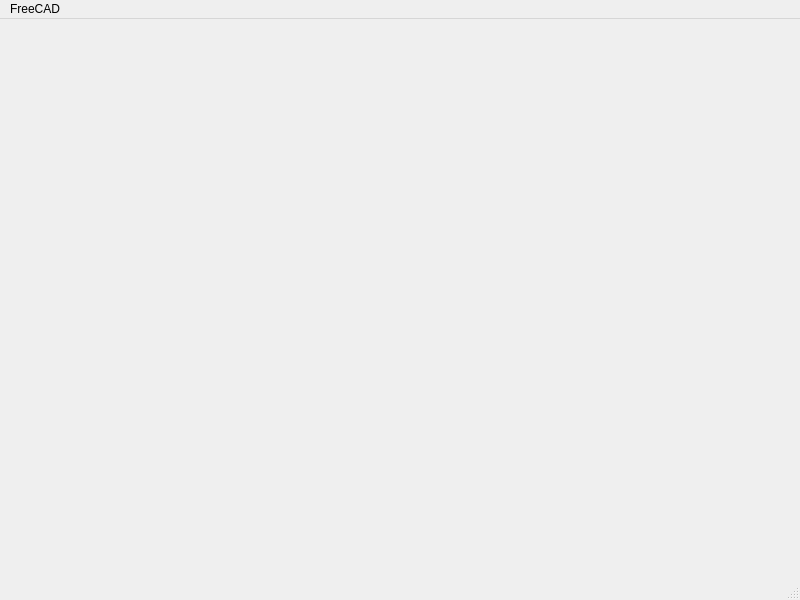
<?xml version="1.0" encoding="UTF-8"?>
<ui version="4.0">
 <class>MainWindow</class>
 <widget class="QMainWindow" name="MainWindow">
  <property name="geometry">
   <rect>
    <x>0</x>
    <y>0</y>
    <width>800</width>
    <height>600</height>
   </rect>
  </property>
  <property name="windowTitle">
   <string>MainWindow</string>
  </property>
  <widget class="QWidget" name="centralwidget"/>
  <widget class="QMenuBar" name="menubar">
   <property name="geometry">
    <rect>
     <x>0</x>
     <y>0</y>
     <width>800</width>
     <height>25</height>
    </rect>
   </property>
   <widget class="QMenu" name="menuFreeCAD">
    <property name="title">
     <string>FreeCAD</string>
    </property>
    <addaction name="actionEmbed"/>
    <addaction name="actionDocument"/>
    <addaction name="actionCube"/>
   </widget>
   <addaction name="menuFreeCAD"/>
  </widget>
  <widget class="QStatusBar" name="statusbar"/>
  <action name="actionEmbed">
   <property name="text">
    <string>Embed</string>
   </property>
  </action>
  <action name="actionDocument">
   <property name="text">
    <string>Document</string>
   </property>
  </action>
  <action name="actionCube">
   <property name="text">
    <string>Cube</string>
   </property>
  </action>
 </widget>
 <resources/>
 <connections/>
</ui>
